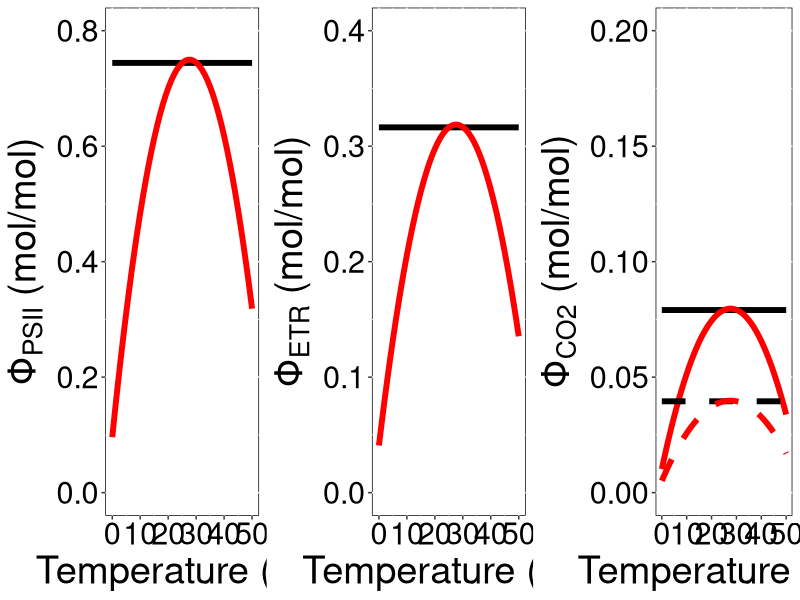

Source code (R):
# box_figure.R
## code to create a figure for the different types of phi box
## three-panel figure with (a) phi psii, (b) phi etr, and (c) phi co2 temperature responses
## under three conditions: (1) no phi psii temperature response, 
## (2) yes phi psii temperature response,
## (3) differential electron partitioning for the phi co2 response

### functions
multiplot <- function(..., plotlist=NULL, file, cols=1, layout=NULL) {
  library(grid)
  
  # Make a list from the ... arguments and plotlist
  plots <- c(list(...), plotlist)
  
  numPlots = length(plots)
  
  # If layout is NULL, then use 'cols' to determine layout
  if (is.null(layout)) {
    # Make the panel
    # ncol: Number of columns of plots
    # nrow: Number of rows needed, calculated from # of cols
    layout <- matrix(seq(1, cols * ceiling(numPlots/cols)),
                     ncol = cols, nrow = ceiling(numPlots/cols))
  }
  
  if (numPlots==1) {
    print(plots[[1]])
    
  } else {
    # Set up the page
    grid.newpage()
    pushViewport(viewport(layout = grid.layout(nrow(layout), ncol(layout))))
    
    # Make each plot, in the correct location
    for (i in 1:numPlots) {
      # Get the i,j matrix positions of the regions that contain this subplot
      matchidx <- as.data.frame(which(layout == i, arr.ind = TRUE))
      
      print(plots[[i]], vp = viewport(layout.pos.row = matchidx$row,
                                      layout.pos.col = matchidx$col))
    }
  }
}

### libraries
library(ggplot2)



### define some parameters
lowEP <- 4 # low value of electron partitioning (e needed to fix mol CO2)
highEP <- 8 # high value of electron partitioning (e needed to fix mol CO2)
light <- 800 # par (umol m-2 s-1)
abs <- 0.85 # light absorbance
PP <- 0.5 # photon partitioning between PSII and PSI

### make a data frame
t_sequence <- seq(0, 50, 1)

b_tresp <- 0.0474
c_tresp <- 0.000859

### get some y-axis scaling values
topt_posch <- b_tresp / (2 * c_tresp)
model_avg_phi_psii <- 0.75

a_tresp <- model_avg_phi_psii - ((b_tresp * topt_posch) - (c_tresp * topt_posch^2)) # a, given the assumption that model average phi psii is at the temperature optimum estimated from the data

phi_psii_noT <- a_tresp + 
  (b_tresp * 25) - 
  (c_tresp * 25 * 25) # change based on Brad's results
phi_etr_noT <- phi_psii_noT * abs * PP
phi_co2_noT_lowEP <- phi_etr_noT / lowEP
phi_co2_noT_highEP <- phi_etr_noT / highEP

phi_psii_yesT <- a_tresp + 
  (b_tresp * t_sequence) - 
  (c_tresp * t_sequence * t_sequence) # change based on Brad's results
phi_etr_yesT <- phi_psii_yesT * abs * PP
phi_co2_yesT_lowEP <- phi_etr_yesT / lowEP
phi_co2_yesT_highEP <- phi_etr_yesT / highEP

phi_df <- as.data.frame(cbind(t_sequence, 
                              phi_psii_noT, phi_etr_noT, phi_co2_noT_lowEP, phi_co2_noT_highEP,
                              phi_psii_yesT, phi_etr_yesT, phi_co2_yesT_lowEP, phi_co2_yesT_highEP))

### make some figures

phi_psii_plot <- ggplot(data = phi_df, aes(y = phi_psii_noT, x = t_sequence)) +
  theme(legend.position = 'none',
        legend.text = element_text(size = rel(2)),
        axis.title.y=element_text(size=rel(2.5), colour = 'black'),
        axis.title.x=element_text(size=rel(2.5), colour = 'black'),
        axis.text.x=element_text(size=rel(2.5), colour = 'black'),
        axis.text.y=element_text(size=rel(2.5), colour = 'black'),
        panel.background = element_rect(fill = 'white', colour = 'black'),
        panel.grid.major = element_line(colour = "white")) +
  geom_line(linewidth = 2, color = 'black') +
  geom_line(linewidth = 2, color = 'red', aes(y = phi_psii_yesT)) +
  ylim(c(0, 0.8)) + 
  ylab(expression('Φ'['PSII'] * ' (mol/mol)')) +
  xlab('Temperature (°C)')

phi_etr_plot <- ggplot(data = phi_df, aes(y = phi_etr_noT, x = t_sequence)) +
  theme(legend.position = 'none',
        legend.text = element_text(size = rel(2)),
        axis.title.y=element_text(size=rel(2.5), colour = 'black'),
        axis.title.x=element_text(size=rel(2.5), colour = 'black'),
        axis.text.x=element_text(size=rel(2.5), colour = 'black'),
        axis.text.y=element_text(size=rel(2.5), colour = 'black'),
        panel.background = element_rect(fill = 'white', colour = 'black'),
        panel.grid.major = element_line(colour = "white")) +
  geom_line(linewidth = 2, color = 'black') +
  geom_line(linewidth = 2, color = 'red', aes(y = phi_etr_yesT)) +
  ylim(c(0, 0.4)) + 
  ylab(expression('Φ'['ETR'] * ' (mol/mol)')) +
  xlab('Temperature (°C)')

phi_co2_plot <- ggplot(data = phi_df, aes(y = phi_co2_noT_lowEP, x = t_sequence)) +
  theme(legend.position = 'none',
        legend.text = element_text(size = rel(2)),
        axis.title.y=element_text(size=rel(2.5), colour = 'black'),
        axis.title.x=element_text(size=rel(2.5), colour = 'black'),
        axis.text.x=element_text(size=rel(2.5), colour = 'black'),
        axis.text.y=element_text(size=rel(2.5), colour = 'black'),
        panel.background = element_rect(fill = 'white', colour = 'black'),
        panel.grid.major = element_line(colour = "white")) +
  geom_line(linewidth = 2, color = 'black') +
  geom_line(linewidth = 2, color = 'red', aes(y = phi_co2_yesT_lowEP)) +
  geom_line(linewidth = 2, color = 'black', lty = 2, aes(y = phi_co2_noT_highEP)) +
  geom_line(linewidth = 2, color = 'red', lty = 2, aes(y = phi_co2_yesT_highEP)) +
  ylim(c(0, 0.2)) + 
  ylab(expression('Φ'['CO2'] * ' (mol/mol)')) +
  xlab('Temperature (°C)')

jpeg(filename = "plots/phi_plot.jpeg", 
     width = 21, height = 7, units = 'in', res = 600)
multiplot(phi_psii_plot, phi_etr_plot, phi_co2_plot, cols = 3)
dev.off()

